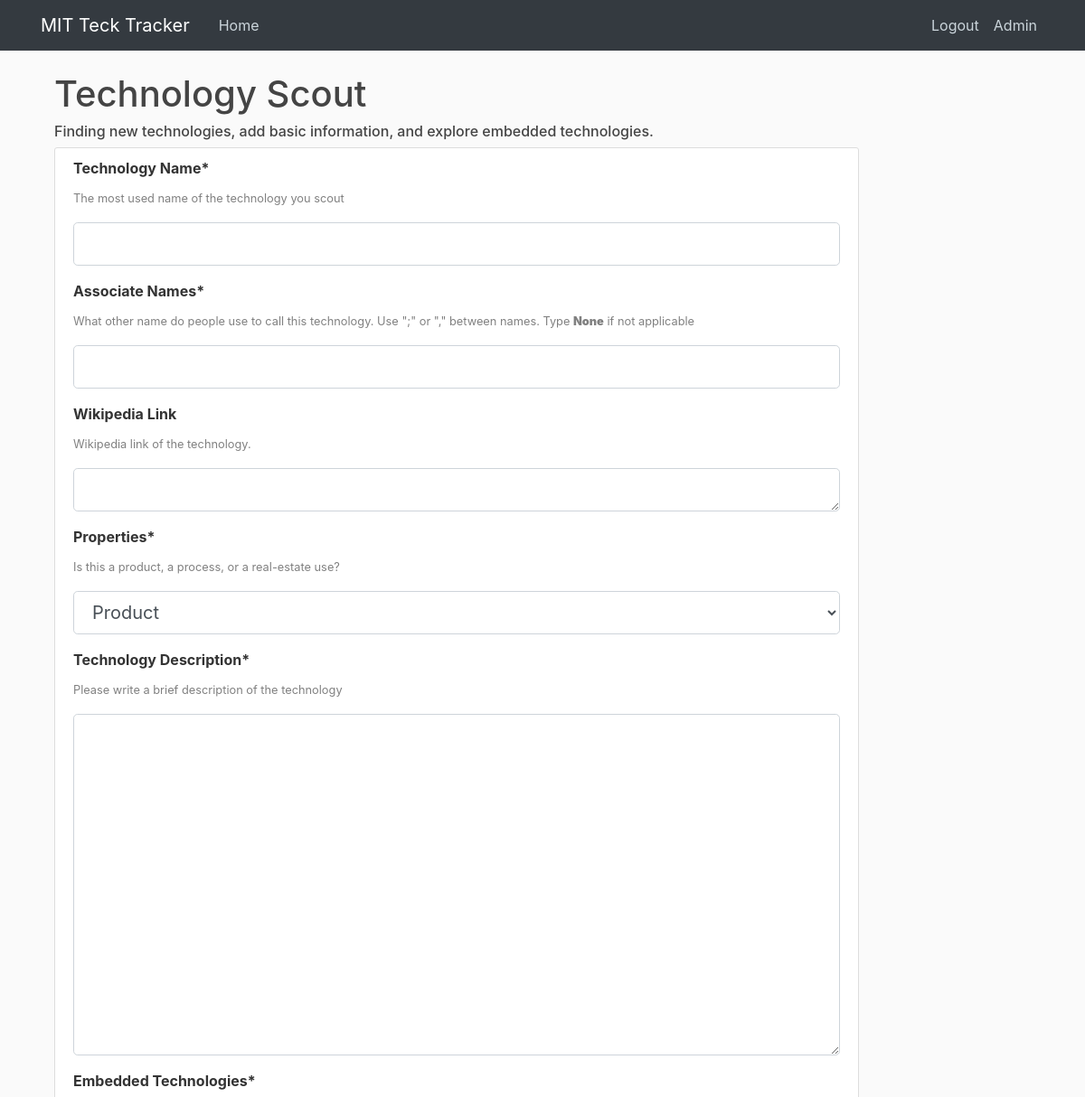
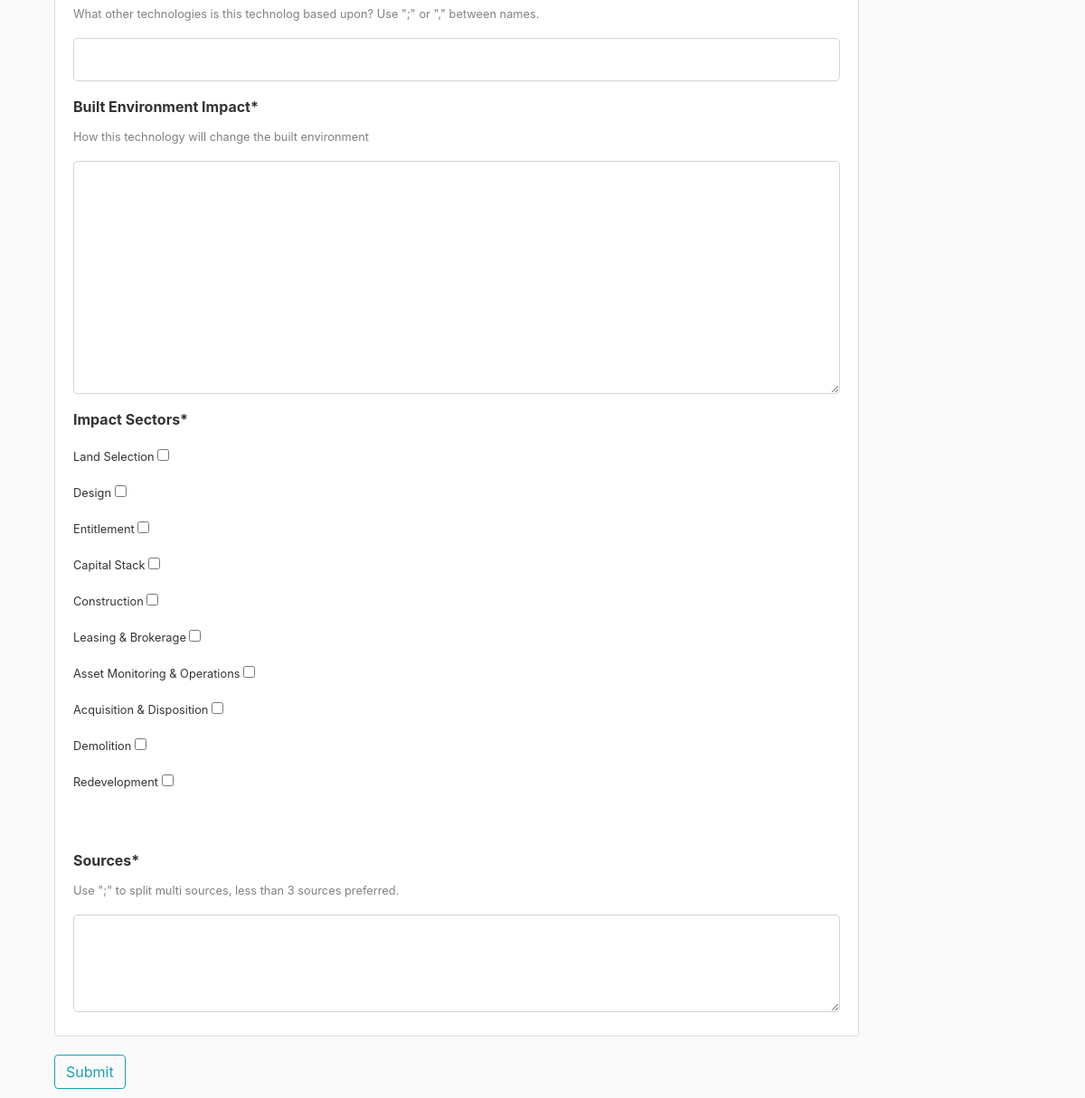
The app's page /tech_scout (signed in) with its own data (2 pictures, top to bottom).
### tables this page shows
CREATE TABLE impacted_sector_order (
  sec_id integer PRIMARY KEY,
  sector text
);

### app.py (the view, shortened to what this page needs)
@app.route("/tech_scout", methods=['GET', 'POST'])
def tech_scout():
    user = get_current_user()
    if not user:
        return redirect(url_for('login'))
    if user['can_scout'] == 0:
        flash('No access to TechScout. Please contact administrators', 'danger')
        return redirect(url_for('home'))
    db = get_db()
    sectors_cur = db.execute('select sec_id, sector from impacted_sector_order')
    sectors_results = sectors_cur.fetchall()
    form = TechScoutForm()
    tech_name = None
    return render_template('tech_scout.html', title='Technology Scout', user= user, form=form, sectors = sectors_results, tech_name=tech_name)

### app.py (called while the page is built)
def get_current_user():
    user_result = None
    if 'user' in session:
        user_email = session['user']
        db = get_db()
        user_cur = db.execute('select user_id, email, password, can_scout, can_analyse, can_edit, admin from users where email = ?', [user_email])
        user_result = user_cur.fetchone()
    return user_result

### dbTest.py (called while the page is built)
def connect_db(RowMode=True):
    sql = sqlite3.connect(dbpath)
    if RowMode:
        sql.row_factory = sqlite3.Row
    else:
        sql.row_factory = lambda cursor, row: row[0]
    return sql

def get_db():
    if not hasattr(g, 'sqlite3_db'):
        g.sqlite_db = connect_db()
    return g.sqlite_db

### templates/tech_scout.html (shortened to what this page needs)
{% extends "layout.html" %}
{% from "show_links.html" import show_links %}
{% block nav %}
{{ show_links(user) }}
{% endblock %}
{% block content %}
<div class="container">
  <h1>Technology Scout</h1>
  <h6>Finding new technologies, add basic information, and explore embedded technologies.</h6>
    <form method="POST" action="">
                    <div class="content-section">
                        <div class="form-group">
                                <b>{{ form.tech_name.label(class="form-control-label") }}</b>
                                <p><small><font color="grey">The most used name of the technology you scout</font></small></p>
                                {% if form.tech_name.errors %}
                                    {{ form.tech_name(class="form-control form-control-lg is-invalid") }}
                                    <div class="invalid-feedback">
                                        {% for error in form.tech_name.errors %}
                                            <span>{{ error }}</span>
                                        {% endfor %}
                                    </div>
                                {% else %}
                                    {{ form.tech_name(class="form-control form-control-lg") }}
                                {% endif %}
                        </div>
                        <div class="form-group">
                                <b>{{ form.associate_names.label(class="form-control-label") }}</b>
                                <p><small><font color="grey">What other name do people use to call this technology. Use ";" or "," between names. Type <b><strong>None</strong></b> if not applicable</font></small></p>
                                {% if form.associate_names.errors %}
                                    {{ form.associate_names(class="form-control form-control-lg is-invalid") }}
                                    <div class="invalid-feedback">
                                        {% for error in form.associate_names.errors %}
                                            <span>{{ error }}</span>
                                        {% endfor %}
                                    </div>
                                {% else %}
                                    {{ form.associate_names(class="form-control form-control-lg") }}
                                {% endif %}
                        </div>
                        <div class="form-group">
                                <b>{{ form.wikilink.label(class="form-control-label") }}</b>
                                <p><small><font color="grey">Wikipedia link of the technology.</font></small></p>
                                {% if form.wikilink.errors %}
                                    {{ form.wikilink(class="form-control form-control-lg is-invalid") }}
                                    <div class="invalid-feedback">
                                        {% for error in form.wikilink.errors %}
                                            <span>{{ error }}</span>
                                        {% endfor %}
                                    </div>
                                {% else %}
                                    {{ form.wikilink(class="form-control form-control-lg") }}
                                {% endif %}
                        </div>
                        <div class="form-group">
                                <b>{{ form.category.label(class="form-control-label") }}</b>
                                <p><small><font color="grey">Is this a product, a process, or a real-estate use?</font></small></p>
                                {% if form.category.errors %}
                                    {{ form.category(class="form-control form-control-lg is-invalid") }}
                                    <div class="invalid-feedback">
                                        {% for error in form.category.errors %}
                                            <span>{{ error }}</span>
                                        {% endfor %}
                                    </div>
                                {% else %}
                                    {{ form.category(class="form-control form-control-lg") }}
                                {% endif %}
                        </div>
                        <div class="form-group">
                                <b>{{ form.description.label(class="form-control-label") }}</b>
                                <p><small><font color="grey">Please write a brief description of the technology</font></small></p>
                                    {% if form.description.errors %}
                                        {{ form.description(class="form-control form-control-lg is-invalid") }}
                                        <div class="invalid-feedback">
                                            {% for error in form.description.errors %}
                                                <span>{{ error }}</span>
                                            {% endfor %}
                                        </div>
                                    {% else %}
                                        {{ form.description(class="form-control form-control-lg") }}
                                    {% endif %}
                        </div>
                        <div class="form-group">
                                <b>{{ form.embed_tech.label(class="form-control-label") }}</b>
                                <p><small><font color="grey">What other technologies is this technolog based upon? Use ";" or "," between names.</font></small></p>
                                {% if form.embed_tech.errors %}
                                    {{ form.embed_tech(class="form-control form-control-lg is-invalid") }}
                                    <div class="invalid-feedback">
                                        {% for error in form.embed_tech.errors %}
                                            <span>{{ error }}</span>
                                        {% endfor %}
                                    </div>
                                {% else %}
                                    {{ form.embed_tech(class="form-control form-control-lg") }}
                                {% endif %}
                        </div>
                        <div class="form-group">
                                <b>{{ form.impact.label(class="form-control-label") }}</b>
                                <p><small><font color="grey">How this technology will change the built environment</font></small></p>
                                {% if form.impact.errors %}
                                    {{ form.impact(class="form-control form-control-lg is-invalid") }}
                                    <div class="invalid-feedback">
                                        {% for error in form.impact.errors %}
                                            <span>{{ error }}</span>
                                        {% endfor %}
                                    </div>
                                {% else %}
                                    {{ form.impact(class="form-control form-control-lg") }}
                                {% endif %}
                        </div>
                        <div>
                            <p><b>Impact Sectors*</b></p>
                            {% for s in sectors %}
                            <p><small>{{ s['sector'] }}<input type="checkbox" value="{{ s['sec_id'] }}" name="mycheckbox"></small></p>
                            {% endfor %}
                            <br></br>
                        </div>
                        <div class="form-group">
                                <b>{{ form.sources.label(class="form-control-label") }}</b>
                                <p><small><font color="grey">Use ";" to split multi sources, less than 3 sources preferred.</font></small></p>
                                {% if form.sources.errors %}
                                    {{ form.sources(class="form-control form-control-lg is-invalid") }}
                                    <div class="invalid-feedback">
                                        {% for error in form.sources.errors %}
                                            <span>{{ error }}</span>
                                        {% endfor %}
                                    </div>
                                {% else %}
                                    {{ form.sources(class="form-control form-control-lg") }}
                                {% endif %}
                        </div>
                    </div>
                <div>
                  <div class= "col">
                    <div class= "row" style = "margin-bottom: 10px">
                      {{ form.submit(class="btn btn-outline-info")}}
                    </div>
                  </div>
            </div>
    </form>
</div>
{% endblock content %}

### static/main.css (style rules this page uses)
body { background: #fafafa; color: #333333; margin-top: 5rem; }
h1, h2, h3, h4, h5, h6 { color: #444444; }
.content-section { background: #ffffff; padding: 10px 20px; border: 1px solid #dddddd; border-radius: 3px; margin-bottom: 20px; }

### records on screen
impacted_sector_order: sector "Land Selection"
impacted_sector_order: sector "Design"
impacted_sector_order: sector "Entitlement"
impacted_sector_order: sector "Capital Stack"
impacted_sector_order: sector "Construction"
impacted_sector_order: sector "Leasing & Brokerage"
impacted_sector_order: sector "Asset Monitoring & Operations"
impacted_sector_order: sector "Acquisition & Disposition"
impacted_sector_order: sector "Demolition"
impacted_sector_order: sector "Redevelopment"
